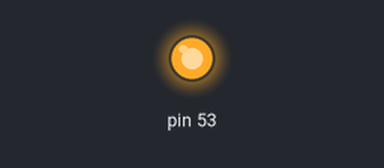
Bench run of a sketch on a simulated Arduino Mega 2560, built with avr-gcc and run on an emulated ATmega2560. On the bench: output pins drawn as LEDs (lit = HIGH).

Above: at 0.1 s.
Timing chart, 0 to 1.6 s (numbered marks = the images above):
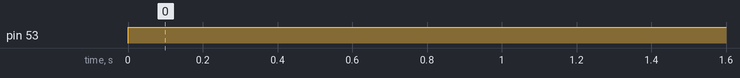

Measured:
- by itself, pin 53: LOW → HIGH at 0.00 s

The sketch:

SPI_Arduino2.ino
```cpp
#include "SPI.h"

void setup() {
   digitalWrite(SS, HIGH); // disable Slave Select
   SPI.begin();
   SPI.setClockDivider(SPI_CLOCK_DIV4);//divide the clock by 4
}

void loop() {
   char c;
   digitalWrite(SS, LOW); // enable Slave Select
   for (const char * p = "Hello Mega\r" ; c = *p; p++)
   {
      SPI.transfer(c);
   }
   digitalWrite(SS, HIGH); // disable Slave Select
   delay(2000);
}
```
